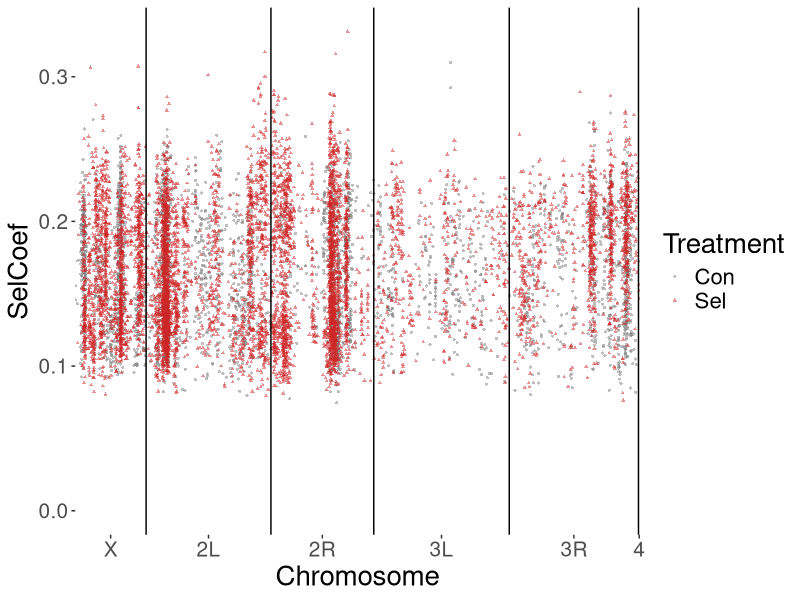
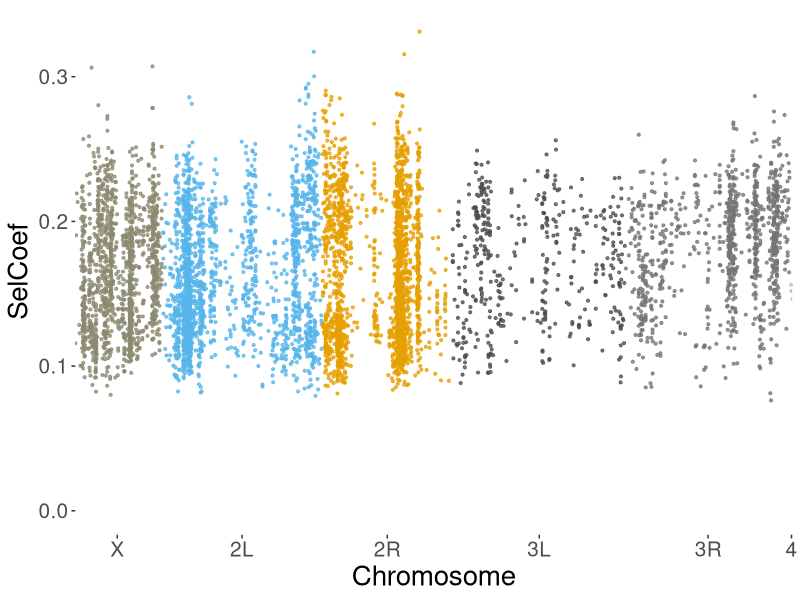
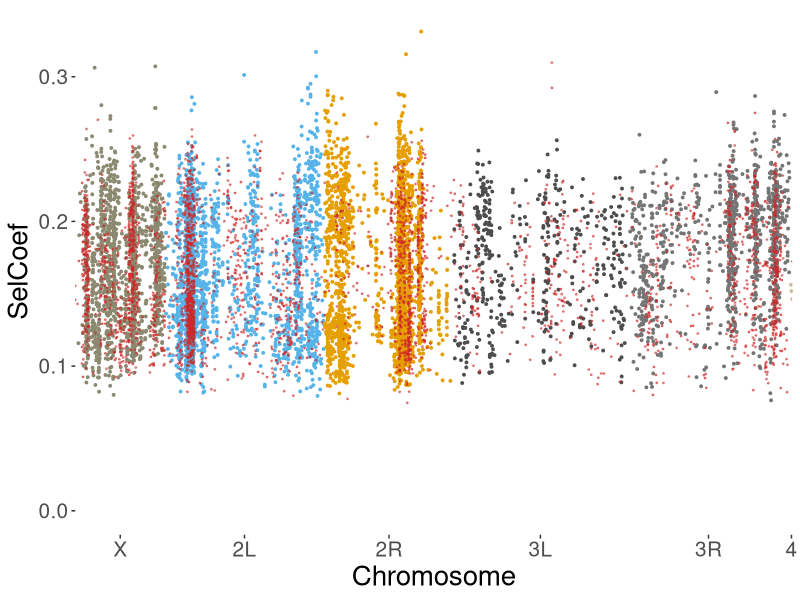

Here is the R script that generated these plots, in order:
setwd('/Users/paulknoops/Bioinformatics/Analysis_EpisodicSequenceData_2018/poolSeq')
require(tidyverse)
require(data.table)
#Read in data:
#How large data created:
## source(poolseq_CombineMappers.R)

# How subset is created (after adjustments)
# Zxc <- fread('SelCoef_Full.csv')

# adjust p values
# Zxc$adjustP <- p.adjust(Zxc$pval_max, method = 'fdr')
# Zxc$adjustP <- p.adjust(Zxc$pval_max, method = 'bonferroni')

# Lable for significance 
#Zxc$sig <- ifelse(Zxc$adjustP<0.05, "<0.05", ">0.05")
#ggplot(Zxc, aes(number, meanSelCoef, colour=sig)) + geom_point() 
# Only significant positions:
#Zxc_sig <- Zxc[which(Zxc$sig=='<0.05'),]

#Write the above and read in as smaller data set:
#write.csv(Zxc_sig, file='poolseq_FDR_Sigpos.csv', row.names = F)
#write.csv(Zxc_sig, file='poolseq_bonf_Sigpos.csv', row.names = F)

rm(list=ls())

## Read in made data: Three plots created (choose the nicest, 3rd one in the .md)
Zxc_sig <- fread('poolseq_FDR_Sigpos.csv')
#Zxc_sig <- fread('poolseq_bonf_Sigpos.csv')

Zxc_length <- fread('SelCoef_Full_LENGTHS.csv')

aa <- Zxc_length$x[1]
bb <- Zxc_length$x[2]
cc <- Zxc_length$x[3]
dd <- Zxc_length$x[4]
ee <- Zxc_length$x[5]
ff <- Zxc_length$x[6]

mmmax <- max(Zxc_sig$meanSelCoef)


pplot_4 <- ggplot(data = Zxc_sig, aes(x=number, y=meanSelCoef, colour=Treatment, shape=Treatment)) + 
  geom_point(size = 0.75, alpha=0.5) + 
  theme(panel.background = element_blank()) + 
  xlab("Chromosome") + 
  scale_x_discrete(limits=c(aa/2, aa+(bb/2), (aa+bb+(cc/2)), (aa+bb+cc+(dd/2)), (aa+bb+cc+dd+(ee/2)), (aa+bb+cc+dd+ee+(ff/2))), labels = c('X', "2L", "2R", '3L', '3R', '4')) + 
  scale_colour_manual(values=c("grey50", "firebrick3")) + 
  theme(text = element_text(size=20), 
        axis.text.x= element_text(size=15), 
        axis.text.y= element_text(size=15)) + 
  ylab("SelCoef") + geom_vline(xintercept = aa) + 
  geom_vline(xintercept = (aa+bb)) + 
  geom_vline(xintercept = (aa+bb+cc)) + 
  geom_vline(xintercept = (aa+bb+cc+dd)) + 
  geom_vline(xintercept = (aa+bb+cc+dd+ee)) + 
  ylim(0,mmmax)
print(pplot_4)

# 
Zxc_count <- Zxc_sig %>%
  group_by(chr, pos) %>%
  mutate(count = n())
Zxc_count2 <- Zxc_count[which(Zxc_count$count==1),]
Zxc_count2 <- Zxc_count2[which(Zxc_count2$Treatment=='Sel'),]

mmaaxx <- max(Zxc_count2$meanSelCoef)

pplot_5 <- ggplot(data = Zxc_count2, aes(x=number, y=meanSelCoef, colour=chr)) + 
  geom_point(size = 0.75, alpha=0.75, show.legend = F) + 
  theme(panel.background = element_blank()) + 
  xlab("Chromosome") + 
  scale_x_discrete(limits=c(aa/2, aa+(bb/2), (aa+bb+(cc/2)), (aa+bb+cc+(dd/2)), (aa+bb+cc+dd+(ee/2)), (aa+bb+cc+dd+ee+(ff/2))), labels = c('X', "2L", "2R", '3L', '3R', '4')) + 
  scale_colour_manual(values=c("#56B4E9", "#E69F00", 'grey30', 'grey46', 'wheat3', 'lemonchiffon4')) + 
  theme(text = element_text(size=20), 
        axis.text.x= element_text(size=15), 
        axis.text.y= element_text(size=15)) + 
  ylab("SelCoef") + 
  ylim(0,mmaaxx)
print(pplot_5)


Zxc_Sel <- Zxc_sig[which(Zxc_sig$Treatment=='Sel'),]
Zxc_Con <- Zxc_sig[which(Zxc_sig$Treatment=='Con'),]

pplot_6 <- ggplot(data = Zxc_Sel, aes(x=number, y=meanSelCoef, colour=chr)) + 
  geom_point(size = 0.66, alpha=1, show.legend = F) + 
  geom_point(data = Zxc_Con, size=0.33, alpha=0.5,  aes(x=number, y=meanSelCoef, colour=Treatment), show.legend = F) +
  theme(panel.background = element_blank()) + 
  xlab("Chromosome") + 
  scale_x_discrete(limits=c(aa/2, aa+(bb/2), (aa+bb+(cc/2)), (aa+bb+cc+(dd/2)), (aa+bb+cc+dd+(ee/2)), (aa+bb+cc+dd+ee+(ff/2))), labels = c('X', "2L", "2R", '3L', '3R', '4')) + 
  scale_colour_manual(values=c("#56B4E9", "#E69F00", 'grey30', 'grey46', 'wheat3','firebrick3', 'lemonchiffon4')) + 
  theme(text = element_text(size=20), 
        axis.text.x= element_text(size=15), 
        axis.text.y= element_text(size=15)) + 
  ylab("SelCoef") + 
  ylim(0,mmaaxx)
print(pplot_6)
